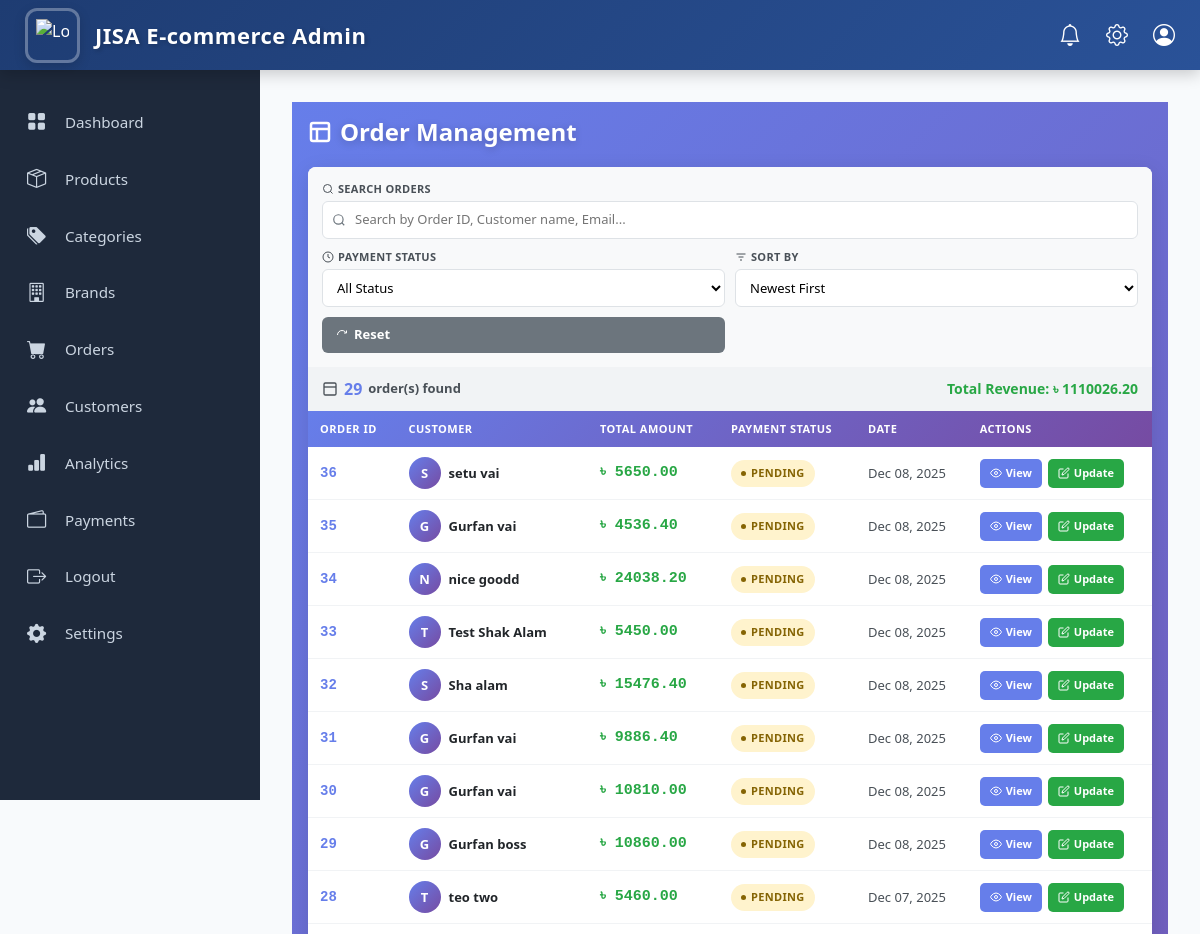
Page /adminpanel/orders/ (signed in, upper part) on the earlier database version.
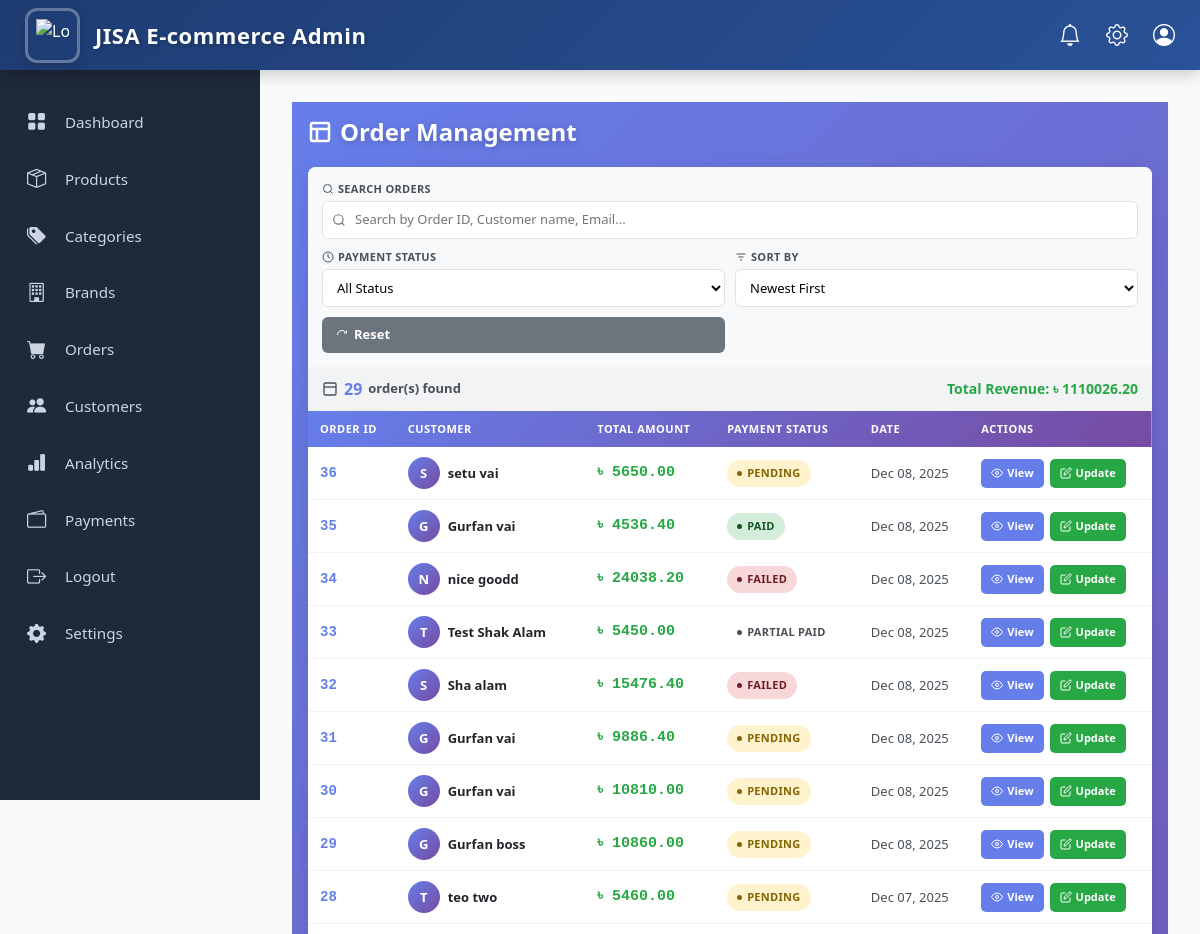
Same page on the later database version.
### core/models.py (models this page shows, shortened)
class Order(models.Model):
    user = models.ForeignKey(settings.AUTH_USER_MODEL,on_delete=models.SET_NULL,null=True, blank=True )
    first_name = models.CharField(max_length=100)
    last_name = models.CharField(max_length=100)
    address = models.TextField()
    mobile = models.CharField(max_length=20)
    email = models.EmailField()
    upazila = models.CharField(max_length=100)
    district = models.CharField(max_length=100)
    comment = models.TextField(blank=True, null=True)
    delivery_method = models.CharField(max_length=50)
    delivery_charge = models.FloatField(default=0)
    payment_method = models.CharField(max_length=50)
    payment_status = models.CharField(
        max_length=20,
        choices=(
            ("pending", "Pending"),
            ("paid", "Paid"),
            ("failed", "Failed"),
            ("partial paid", "partial Paid"),
        ),
        default="pending"
    )
    payment_transaction_id = models.CharField(max_length=100, blank=True, null=True)
    amount_paid = models.FloatField(default=0)  # How much customer has paid
    subtotal = models.FloatField()
    discount = models.FloatField(default=0)
    total = models.FloatField()
    created_at = models.DateTimeField(auto_now_add=True)

### admin_panel/views.py (the view, shortened to what this page needs)
# urls.py: path("orders/", views.admin_order_list, name="admin_order_list"),
@superuser_required
def admin_order_list(request):
    orders = Order.objects.select_related('user').prefetch_related('items').all()
    search_query = request.GET.get('search', '').strip()
    status_filter = request.GET.get('status', '').strip()
    if status_filter:
        orders = orders.filter(payment_status=status_filter)
    sort_by = request.GET.get('sort', '-created_at')
    valid_sorts = ['-created_at', 'created_at', '-total', 'total', '-id', 'id']
    if sort_by in valid_sorts:
        orders = orders.order_by(sort_by)
    else:
        orders = orders.order_by('-created_at')
    total_revenue = orders.aggregate(Sum('total'))['total__sum'] or 0
    context = {
        'orders': orders,
        'total_revenue': total_revenue,
    }
    return render(request, 'order/admin_order_list.html', context)

### admin_panel/views.py (called while the page is built)
def superuser_required(view_func):
    return user_passes_test(lambda u: u.is_superuser)(view_func)

### core/context_processors.py (called while the page is built)
def categories_menu(request):
    categories = Category.objects.filter(parent__isnull=True).prefetch_related('children')
    return {'menu_categories': categories}

### admin_panel/templates/order/admin_order_list.html (shortened to what the changed rows need)
{% extends 'admin-base.html' %}
{% block content %}
<div class="orders-container">
  <div class="orders-header">
    <h2 class="orders-title">
      <svg width="24" height="24" viewBox="0 0 24 24" fill="none" stroke="currentColor" stroke-width="2.5">
        <rect x="3" y="3" width="18" height="18" rx="2"/>
        <path d="M3 9h18M9 21V9"/>
      </svg>
      Order Management
    </h2>
  </div>
  <div class="orders-card">
    <div class="table-wrapper">
      {% if orders %}
      <table class="orders-table">
        <thead>
          <tr>
            <th>Order ID</th>
            <th>Customer</th>
            <th>Total Amount</th>
            <th>Payment Status</th>
            <th>Date</th>
            <th>Actions</th>
          </tr>
        </thead>
        <tbody>
          {% for order in orders %}
          <tr>
            <td>
              <span class="order-id">{{ order.id }}</span>
            </td>
            <td>
              <div class="user-info">
                <div class="user-avatar">
                  {{ order.first_name|slice:":1"|upper }}
                </div>
                <span class="user-name">{{ order.first_name }} {{ order.last_name }}</span>
              </div>
            </td>
            <td>
              <span class="price-badge">৳ {{ order.total|floatformat:2 }}</span>
            </td>
            <td>
              <span class="status-badge status-{{ order.payment_status|lower|cut:' ' }}">
                <span class="status-dot"></span>
                {{ order.payment_status|title }}
              </span>
            </td>
            <td>{{ order.created_at|date:"M d, Y" }}</td>
            <td>
              <div class="actions-cell">
                <a href="{% url 'admin_order_detail' order.id %}" class="btn-action btn-view">
                  <svg width="12" height="12" viewBox="0 0 24 24" fill="none" stroke="currentColor" stroke-width="2">
                    <path d="M1 12s4-8 11-8 11 8 11 8-4 8-11 8-11-8-11-8z"/>
                    <circle cx="12" cy="12" r="3"/>
                  </svg>
                  View
                </a>
                <a href="{% url 'admin_update_payment' order.id %}" class="btn-action btn-update">
                  <svg width="12" height="12" viewBox="0 0 24 24" fill="none" stroke="currentColor" stroke-width="2">
                    <path d="M11 4H4a2 2 0 0 0-2 2v14a2 2 0 0 0 2 2h14a2 2 0 0 0 2-2v-7"/>
                    <path d="M18.5 2.5a2.121 2.121 0 0 1 3 3L12 15l-4 1 1-4 9.5-9.5z"/>
                  </svg>
                  Update
                </a>
              </div>
            </td>
          </tr>
          {% endfor %}
        </tbody>
      </table>
      {% else %}
      <div class="no-orders">
        <div class="no-orders-icon">📦</div>
        <h3>No Orders Found</h3>
        <p>Try adjusting your filters or search criteria to find orders</p>
      </div>
      {% endif %}
    </div>
  </div>
</div>
{% endblock %}

Differences in the rows shown:
changed Order id 35: payment_status "PENDING" → "PAID"
changed Order "nice": payment_status "PENDING" → "FAILED"
changed Order "Test Shak": payment_status "PENDING" → "PARTIAL PAID"
changed Order "Sha": payment_status "PENDING" → "FAILED"
